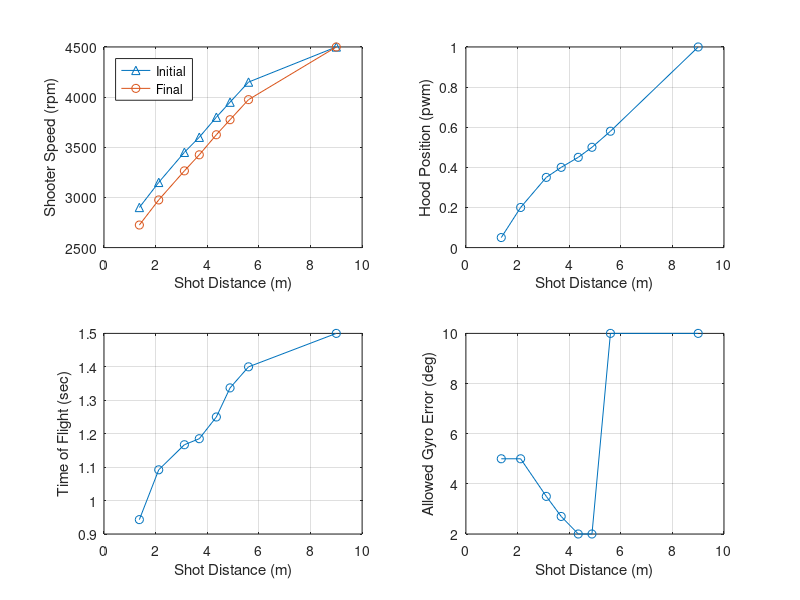

Reproduce this figure in MATLAB.
%% Output Overrides
TEST_Output_Override_Flag = 0;
TEST_Transfer_Motor_DC_OV = 0;
TEST_Feeder_Motor_DC_OV = 0;
TEST_Desired_Shooter_Speed_OV = 0;
TEST_Desired_Shooter_FF_DC_OV = 0;
TEST_Desired_Hood_Enable_OV = 0;
TEST_Desired_Hood_Pos_OV = 0.05;
TEST_Intake_Arm_Motor_DC_OV = 0;
TEST_Intake_Roller_Motor_DC_OV = 0;

%% Field Element Position Data
Field_BlueAllianceZoneX = 182.11*0.0254;             % Meters
Field_RedAllianceZoneX  = (651.22-182.11)*0.0254;    % Meters
Field_Blue_Hub_X        = 182.11*0.0254;             % Meters
Field_Hub_Y             = 158.84*0.0254;             % Meters
Field_Red_Hub_X         = (651.22-182.11)*0.0254;    % Meters
Field_Pass_Y_Top        = (317.69-(96))*0.0254;
Field_Pass_Y_Bottom     = (96)*0.0254;
Field_Blue_Pass_X       = (156.61/2)*0.0254;
Field_Red_Pass_X        = (651.22-((156.61/2)))*0.0254;

%% Shooting Control Data
% Targets
Rebuilt_Transfer_Minimum_Factor = 0.8;
Rebuilt_Target_Transfer_Speed = 4000;   % rpm
Rebuilt_Negative_Feeder_Speed = -3000;  % this was -1000 with a 1:1 gear ratio
Rebuilt_Target_Feeder_Speed = 3*Rebuilt_Target_Transfer_Speed*0.84;  % rpm
% The 3 factor is for the 3:1 gear box.
% The 0.84 factor sets feeder belt linear speed to match transfer wheel surface linear speed
% Assumes 4 inch diameter transfer wheels and 24 tooth pulleys driving the belts

Rebuilt_Shot_Init_Time = 0.4; % Seconds

% Condition Checks
Rebuilt_Shoot_Robot_Velocity_Max = 1.7;   % meter/second
Rebuilt_Shoot_Motor_Max_Error = 100;    % rpm
Rebuilt_Shoot_Hood_Pos_Max_Error = 0.03;    % pwm position
Feeder_Max_Pulsetime = 1000; % seconds

% Check if Hub is Active for Scoring
Rebuilt_Match_Time_Transition  = 10; 
Rebuilt_Match_Time_Shift_1  = 35; 
Rebuilt_Match_Time_Shift_2  = 60; 
Rebuilt_Match_Time_Shift_3  = 85;
Rebuilt_Match_Time_Shift_4  = 110;
Rebuilt_Match_Time_Auto_Timer  = 30;
Rebuilt_Match_Time_Shift_Timer  = 25;
Rebuilt_Match_Time_End_Game_Timer = 30; 
Rebuilt_Match_Time_Shoot_Early = 2;

% Iteration error target threshold
Rebuilt_Shoot_Target_Error_Thresh = 0.1;    % Meters

Rebuilt_Des_Gyro_Shoot_Offset = 0;  % Degrees

% Distance (m)
Rebuilt_Shoot_Dist_0 = 1.370;
Rebuilt_Shoot_Dist_1 = 2.120;
Rebuilt_Shoot_Dist_2 = 3.115;
Rebuilt_Shoot_Dist_3 = 3.692;
Rebuilt_Shoot_Dist_4 = 4.353;
Rebuilt_Shoot_Dist_5 = 4.884;
Rebuilt_Shoot_Dist_6 = 5.6;
Rebuilt_Shoot_Dist_7 = 9.0;

% Desired_Shooter_Motor_Speed Init (rpm)
Rebuilt_Shoot_Shooter_Spd_I_0 = 2900;
Rebuilt_Shoot_Shooter_Spd_I_1 = 3150;
Rebuilt_Shoot_Shooter_Spd_I_2 = 3450;
Rebuilt_Shoot_Shooter_Spd_I_3 = 3600;
Rebuilt_Shoot_Shooter_Spd_I_4 = 3800;  %3850
Rebuilt_Shoot_Shooter_Spd_I_5 = 3950;
Rebuilt_Shoot_Shooter_Spd_I_6 = 4150;
Rebuilt_Shoot_Shooter_Spd_I_7 = 4500;

% Desired_Shooter_Motor_Speed (rpm)
Rebuilt_Shoot_Shooter_Spd_0 = 2725;
Rebuilt_Shoot_Shooter_Spd_1 = 2975;
Rebuilt_Shoot_Shooter_Spd_2 = 3265;
Rebuilt_Shoot_Shooter_Spd_3 = 3425;
Rebuilt_Shoot_Shooter_Spd_4 = 3625;  %3525
Rebuilt_Shoot_Shooter_Spd_5 = 3775;
Rebuilt_Shoot_Shooter_Spd_6 = 3975;
Rebuilt_Shoot_Shooter_Spd_7 = 4500;

% Desired Hood Position (pwm)
Rebuilt_Shoot_Hood_Pos_0 = 0.05;
Rebuilt_Shoot_Hood_Pos_1 = 0.20;
Rebuilt_Shoot_Hood_Pos_2 = 0.35;
Rebuilt_Shoot_Hood_Pos_3 = 0.4;
Rebuilt_Shoot_Hood_Pos_4 = 0.45;
Rebuilt_Shoot_Hood_Pos_5 = 0.5;
Rebuilt_Shoot_Hood_Pos_6 = 0.58;
Rebuilt_Shoot_Hood_Pos_7 = 1;

% Time of Flight (sec)
Rebuilt_Shoot_TOF_0 = 0.943;
Rebuilt_Shoot_TOF_1 = 1.092;
Rebuilt_Shoot_TOF_2 = 1.167;
Rebuilt_Shoot_TOF_3 = 1.185;
Rebuilt_Shoot_TOF_4 = 1.250;
Rebuilt_Shoot_TOF_5 = 1.337;
Rebuilt_Shoot_TOF_6 = 1.4;
Rebuilt_Shoot_TOF_7 = 1.5;

% Allowed Gyro Error (degrees ... convert to radians in model)
Rebuilt_Shoot_Gyro_Err_0 = 5;
Rebuilt_Shoot_Gyro_Err_1 = 5;
Rebuilt_Shoot_Gyro_Err_2 = 3.5;
Rebuilt_Shoot_Gyro_Err_3 = 2.7;
Rebuilt_Shoot_Gyro_Err_4 = 2;
Rebuilt_Shoot_Gyro_Err_5 = 2;
Rebuilt_Shoot_Gyro_Err_6 = 10;
Rebuilt_Shoot_Gyro_Err_7 = 10;

% PLOT TABLES
    plot_dist     = [Rebuilt_Shoot_Dist_0 Rebuilt_Shoot_Dist_1 Rebuilt_Shoot_Dist_2 Rebuilt_Shoot_Dist_3 Rebuilt_Shoot_Dist_4 Rebuilt_Shoot_Dist_5 Rebuilt_Shoot_Dist_6 Rebuilt_Shoot_Dist_7];
    plot_shooter_i= [Rebuilt_Shoot_Shooter_Spd_I_0 Rebuilt_Shoot_Shooter_Spd_I_1 Rebuilt_Shoot_Shooter_Spd_I_2 Rebuilt_Shoot_Shooter_Spd_I_3 Rebuilt_Shoot_Shooter_Spd_I_4 Rebuilt_Shoot_Shooter_Spd_I_5 Rebuilt_Shoot_Shooter_Spd_I_6 Rebuilt_Shoot_Shooter_Spd_I_7];
    plot_shooter  = [Rebuilt_Shoot_Shooter_Spd_0 Rebuilt_Shoot_Shooter_Spd_1 Rebuilt_Shoot_Shooter_Spd_2 Rebuilt_Shoot_Shooter_Spd_3 Rebuilt_Shoot_Shooter_Spd_4 Rebuilt_Shoot_Shooter_Spd_5 Rebuilt_Shoot_Shooter_Spd_6 Rebuilt_Shoot_Shooter_Spd_7];
    plot_hood     = [Rebuilt_Shoot_Hood_Pos_0 Rebuilt_Shoot_Hood_Pos_1 Rebuilt_Shoot_Hood_Pos_2 Rebuilt_Shoot_Hood_Pos_3 Rebuilt_Shoot_Hood_Pos_4 Rebuilt_Shoot_Hood_Pos_5 Rebuilt_Shoot_Hood_Pos_6 Rebuilt_Shoot_Hood_Pos_7];
    plot_tof      = [Rebuilt_Shoot_TOF_0 Rebuilt_Shoot_TOF_1 Rebuilt_Shoot_TOF_2 Rebuilt_Shoot_TOF_3 Rebuilt_Shoot_TOF_4 Rebuilt_Shoot_TOF_5 Rebuilt_Shoot_TOF_6 Rebuilt_Shoot_TOF_7];
    plot_gyro_err = [Rebuilt_Shoot_Gyro_Err_0 Rebuilt_Shoot_Gyro_Err_1 Rebuilt_Shoot_Gyro_Err_2 Rebuilt_Shoot_Gyro_Err_3 Rebuilt_Shoot_Gyro_Err_4 Rebuilt_Shoot_Gyro_Err_5 Rebuilt_Shoot_Gyro_Err_6 Rebuilt_Shoot_Gyro_Err_7];
    
    figure(1)
    subplot(2,2,1), hold off
    plot(plot_dist,plot_shooter_i,'-^')
    hold on
    plot(plot_dist,plot_shooter,'-o')
    xlabel('Shot Distance (m)')
    ylabel('Shooter Speed (rpm)')
    grid on
    legend('Initial','Final','Location','northwest')
    
    subplot(2,2,2)
    plot(plot_dist,plot_hood,'-o')
    xlabel('Shot Distance (m)')
    ylabel('Hood Position (pwm)')
    grid on
    
    subplot(2,2,3)
    plot(plot_dist,plot_tof,'-o')
    xlabel('Shot Distance (m)')
    ylabel('Time of Flight (sec)')
    grid on
    
    subplot(2,2,4)
    plot(plot_dist,plot_gyro_err,'-o')
    xlabel('Shot Distance (m)')
    ylabel('Allowed Gyro Error (deg)')
    grid on
    
    % need to clear from workspace so not included in code generation
    clear plot_dist plot_shooter plot_hood plot_tof plot_gyro_err

% Control Parameters to Calculate Duty Cycle
Rebuilt_Feeder_Motor_Gain_FF = 1/6048;

Rebuilt_Transfer_Motor_Gain_FF = 1/7854;
Rebuilt_Transfer_Motor_Gain_P = 0.0001;
Rebuilt_Transfer_Motor_Gain_I = 0.001*0.02;
Rebuilt_Transfer_Error_Integral_Enable = 300;

Rebuilt_Shooter_Motor_Gain_FF = 1/6048;
% Rebuilt_Shooter_Motor_Gain_P = 0.001;
% Rebuilt_Shooter_Motor_Gain_I = 0.001*0.02;
% Rebuilt_Shooter_Error_Integral_Enable = 300;

% Hood Position Servo Properties
Rebuilt_Hood_Servo_Pos_Min = 0.05;
Rebuilt_Hood_Servo_Pos_Max = 1;
Rebuilt_Hood_Servo_Rate_Limit_Inc = 32/50*0.02;   % no load 32 mm/sec, total stroke 50 mm
Rebuilt_Hood_Servo_Rate_Limit_Dec = -Rebuilt_Hood_Servo_Rate_Limit_Inc;

%% Intake
Rebuilt_Intake_Des_Angle_In = -40;
Rebuilt_Intake_Meas_In_Disable = -20;   % disable motor when angle is less than this value and the desired anle is the in angle
Rebuilt_Intake_Meas_Out_Disable = 80;   % disable motor when angle is more than this value and the desired anle is the out angle
Rebuilt_Intake_Des_Angle_Out = 90;

Rebuilt_Intake_Cycle_Angle_In = -10;
Rebuilt_Intake_Cycle_Angle_Out = 10;

Rebuilt_Intake_RL_Inc =  3;
Rebuilt_Intake_RL_Dec = -3;

Rebuilt_Intake_Arm_Gain_P = 0.008;
Rebuilt_Intake_Arm_Gain_D = 0;

Rebuilt_Roller_Desired_Speed = 4500;
Rebuilt_Roller_Motor_Gain_FF = 1/6048;
Rebuilt_Roller_Motor_Gain_P = 0.0001;
Rebuilt_Roller_Motor_Gain_I = 0.001*0.02;
Rebuilt_Roller_Error_Integral_Enable = 300;
